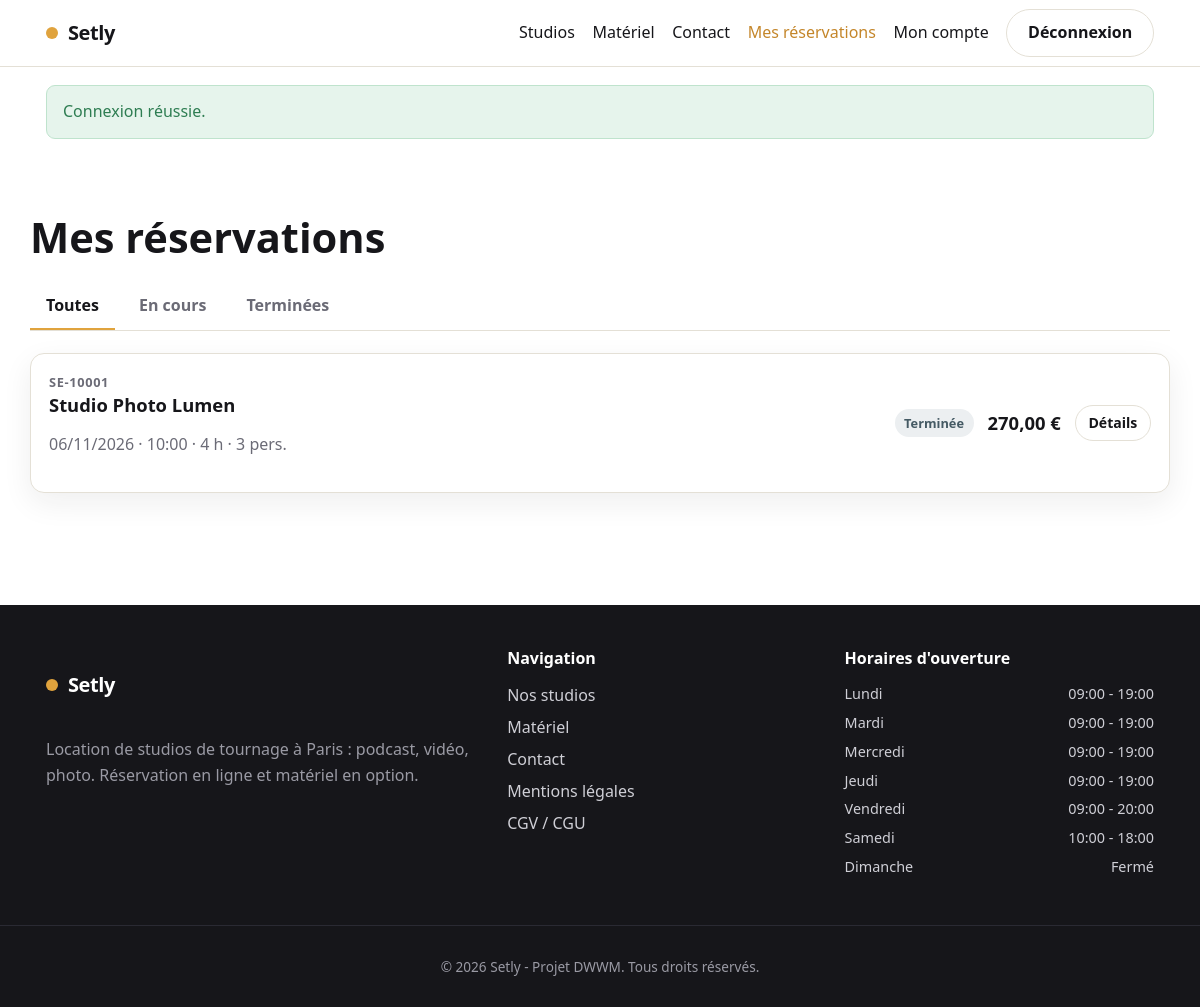
/mes-reservations (signed in), run on the app's committed database.
### tables this page shows
CREATE TABLE reservation (
    id_reservation      INT AUTO_INCREMENT PRIMARY KEY,
    id_utilisateur      INT NOT NULL,
    id_studio           INT NOT NULL,
    reference           VARCHAR(20) NOT NULL UNIQUE,
    date_tournage       DATE NOT NULL,
    heure_debut         TIME NOT NULL,
    duree_heures        INT NOT NULL,
    nb_personnes        INT NOT NULL,
    mode_retrait        VARCHAR(20) NOT NULL DEFAULT 'sur_place',
    livraison_km        INT NOT NULL DEFAULT 0,
    prix_studio_cents   INT NOT NULL,
    reduction_cents     INT NOT NULL DEFAULT 0,
    prix_materiel_cents INT NOT NULL DEFAULT 0,
    livraison_cents     INT NOT NULL DEFAULT 0,
    total_cents         INT NOT NULL,
    statut              VARCHAR(30) NOT NULL DEFAULT 'en_attente',
    date_creation       DATETIME NOT NULL DEFAULT CURRENT_TIMESTAMP,
    CONSTRAINT fk_resa_utilisateur FOREIGN KEY (id_utilisateur) REFERENCES utilisateur(id_utilisateur),
    CONSTRAINT fk_resa_studio      FOREIGN KEY (id_studio)      REFERENCES studio(id_studio),
    CONSTRAINT chk_statut CHECK (statut IN
        ('en_attente','confirmee','en_preparation','en_cours','terminee','annulee','attente_retour_materiel'))
);

CREATE TABLE studio (
    id_studio           INT AUTO_INCREMENT PRIMARY KEY,
    id_type             INT NOT NULL,
    nom                 VARCHAR(120) NOT NULL,
    description         TEXT,
    capacite            INT NOT NULL,
    surface_m2          INT,
    tarif_horaire_cents INT NOT NULL,
    duree_min_heures    INT NOT NULL DEFAULT 2,
    conditions          TEXT,
    actif               TINYINT(1) NOT NULL DEFAULT 1,
    CONSTRAINT fk_studio_type FOREIGN KEY (id_type) REFERENCES type_studio(id_type)
);

CREATE TABLE horaire (
    id_horaire      INT AUTO_INCREMENT PRIMARY KEY,
    jour_semaine    VARCHAR(10) NOT NULL,
    heure_ouverture TIME,
    heure_fermeture TIME,
    ferme           TINYINT(1) NOT NULL DEFAULT 0
);

### src/Controller/Controller.php (called while the page is built, shortened)
<?php
abstract class Controller
{
    protected function view(string $template, array $data = [], string $layout = 'layouts/main'): void
    {
        View::render($template, $data, $layout);
    }
}

### src/Controller/ClientController.php (called while the page is built, shortened)
<?php
final class ClientController extends Controller
{
    public function reservations(Request $request): void
    {
        $filtre = (string) $request->query('filtre', '');
        $this->view('client/reservations', [
            'title'        => 'Mes réservations — Setly',
            'reservations' => Reservation::forClient(Auth::id(), $filtre ?: null),
            'filtre'       => $filtre,
        ]);
    }
}

### public/index.php (called while the page is built, shortened)
<?php
require __DIR__ . '/../src/bootstrap.php';
$routes = require __DIR__ . '/../config/routes.php';
$router = new Router($routes);
$router->dispatch(
    $_SERVER['REQUEST_METHOD'],
    parse_url($_SERVER['REQUEST_URI'], PHP_URL_PATH) ?: '/'
);

### src/bootstrap.php (called while the page is built, shortened)
<?php
spl_autoload_register(static function (string $class): void {
    $prefix  = 'App\\';
    $baseDir = __DIR__ . '/';
    $relative = substr($class, strlen($prefix));
    $file     = $baseDir . str_replace('\\', '/', $relative) . '.php';
});
App\Core\Config::load(require __DIR__ . '/../config/config.php');
require __DIR__ . '/helpers.php';

### src/Core/Config.php (called while the page is built, shortened)
<?php
final class Config
{
    private static array $items = [];
    public static function load(array $items): void
    {
        self::$items = $items;
    }
    public static function get(string $key, mixed $default = null): mixed
    {
        $segments = explode('.', $key);
        $value    = self::$items;
        foreach ($segments as $segment) {
            if (is_array($value) && array_key_exists($segment, $value)) {
                $value = $value[$segment];
            } else {
                return $default;
            }
        }
        return $value;
    }
}

### src/Core/Database.php (called while the page is built, shortened)
<?php
final class Database
{
    private static ?PDO $pdo = null;
    public static function connection(): PDO
    {
        if (self::$pdo instanceof PDO) {
            return self::$pdo;
        }
        $host = Config::get('db.host');
        $port = Config::get('db.port');
        $name = Config::get('db.name');
        $dsn  = "mysql:host={$host};port={$port};dbname={$name};charset=utf8mb4";
        $options = [
            PDO::ATTR_ERRMODE            => PDO::ERRMODE_EXCEPTION,
            PDO::ATTR_DEFAULT_FETCH_MODE => PDO::FETCH_ASSOC,
            PDO::ATTR_EMULATE_PREPARES   => false,
        ];
        $ca = (string) Config::get('db.ssl_ca');
        try {
            self::$pdo = new PDO($dsn, Config::get('db.user'), Config::get('db.pass'), $options);
        } catch (PDOException $e) {
            http_response_code(500);
            exit('Connexion à la base de données impossible.');
        }
        return self::$pdo;
    }
}

### src/Model/Reservation.php (called while the page is built, shortened)
<?php
final class Reservation
{
    public static function forClient(int $idUser, ?string $filtre = null): array
    {
        $sql = "SELECT r.*, s.nom AS studio_nom
                FROM reservation r JOIN studio s ON s.id_studio = r.id_studio
                WHERE r.id_utilisateur = :u";
        $params = [':u' => $idUser];
        $sql .= " ORDER BY r.date_creation DESC";
        $stmt = Database::connection()->prepare($sql);
        $stmt->execute($params);
        return $stmt->fetchAll();
    }
}

### src/Core/Security.php (called while the page is built, shortened)
<?php
final class Security
{
    public static function e(?string $value): string
    {
        return htmlspecialchars((string) $value, ENT_QUOTES, 'UTF-8');
    }
}

### src/helpers.php (called while the page is built, shortened)
<?php
if (!function_exists('e')) {
    function e(?string $value): string
    {
        return Security::e($value);
    }
}
if (!function_exists('price')) {
    function price(int $cents): string
    {
        return TarifService::format($cents);
    }
}

### src/Service/ReservationService.php (called while the page is built, shortened)
<?php
final class ReservationService
{
    public static function statutLabel(string $statut): string
    {
        return self::LABELS[$statut] ?? $statut;
    }
}

### src/Service/TarifService.php (called while the page is built, shortened)
<?php
final class TarifService
{
    public static function format(int $cents): string
    {
        return number_format($cents / 100, 2, ',', ' ') . ' €';
    }
}

### src/Model/Horaire.php (called while the page is built, shortened)
<?php
final class Horaire
{
    public static function all(): array
    {
        $rows = Database::connection()->query("SELECT * FROM horaire")->fetchAll();
        usort($rows, static fn ($a, $b) =>
            array_search($a['jour_semaine'], self::ORDER, true) <=> array_search($b['jour_semaine'], self::ORDER, true)
        );
        return $rows;
    }
}

### views/client/_reservations_list.php (the view, shortened to what this page needs)
<?php if (!$reservations): ?>
    <p class="empty">Aucune réservation pour le moment. <a href="/studios">Réservez un studio</a>.</p>
<?php else: ?>
    <div class="reservation-cards">
        <?php foreach ($reservations as $r): ?>
            <article class="card resa-item">
                <div class="resa-item__main">
                    <p class="resa-item__ref"><?= e($r['reference']) ?></p>
                    <h2><?= e($r['studio_nom']) ?></h2>
                    <p class="muted">
                        <?= e(date('d/m/Y', strtotime($r['date_tournage']))) ?> ·
                        <?= e(substr((string) $r['heure_debut'], 0, 5)) ?> ·
                        <?= (int) $r['duree_heures'] ?> h · <?= (int) $r['nb_personnes'] ?> pers.
                    </p>
                </div>
                <div class="resa-item__side">
                    <span class="status status--<?= e($r['statut']) ?>"><?= e(ReservationService::statutLabel($r['statut'])) ?></span>
                    <p class="price"><?= price((int) $r['total_cents']) ?></p>
                    <a class="btn btn--ghost btn--sm" href="/reservation/<?= (int) $r['id_reservation'] ?>">Détails</a>
                </div>
            </article>
        <?php endforeach; ?>
    </div>
<?php endif; ?>

### src/Core/Router.php (shortened to what this page needs)
<?php
final class Router
{
    public function dispatch(string $method, string $path): void
    {
        $path = rtrim($path, '/') ?: '/';
        foreach ($this->routes as [$routeMethod, $routePath, $handler, $access]) {
            if ($routeMethod !== $method) {
                continue;
            }
            $pattern = $this->toRegex($routePath);
            if (preg_match($pattern, $path, $matches)) {
                $params = array_filter(
                    $matches,
                    static fn ($k) => !is_int($k),
                    ARRAY_FILTER_USE_KEY
                );
                [$class, $action] = explode('@', $handler);
                $controller = new $fqcn();
                $controller->$action(new Request(), ...array_values($params));
                return;
            }
        }
    }
    private function toRegex(string $path): string
    {
        $regex = preg_replace('#\{([a-zA-Z_]+)\}#', '(?P<$1>[^/]+)', $path);
        return '#^' . $regex . '$#';
    }
}

### views/partials/footer.php
<?php use App\Model\Horaire; $horairesFooter = Horaire::all(); ?>
<footer class="site-footer">
    <div class="container site-footer__grid">
        <div>
            <p class="brand brand--light"><span class="brand__dot" aria-hidden="true"></span>Setly</p>
            <p class="muted">Location de studios de tournage à Paris : podcast, vidéo, photo. Réservation en ligne et matériel en option.</p>
        </div>
        <nav aria-label="Liens de pied de page">
            <h2 class="site-footer__title">Navigation</h2>
            <ul class="site-footer__links">
                <li><a href="/studios">Nos studios</a></li>
                <li><a href="/materiel">Matériel</a></li>
                <li><a href="/contact">Contact</a></li>
                <li><a href="/mentions-legales">Mentions légales</a></li>
                <li><a href="/cgv">CGV / CGU</a></li>
            </ul>
        </nav>
        <div>
            <h2 class="site-footer__title">Horaires d'ouverture</h2>
            <ul class="site-footer__hours">
                <?php foreach ($horairesFooter as $h): ?>
                    <li>
                        <span><?= e(ucfirst($h['jour_semaine'])) ?></span>
                        <span><?= (int) $h['ferme'] === 1
                            ? 'Fermé'
                            : e(substr((string) $h['heure_ouverture'], 0, 5)) . ' - ' . e(substr((string) $h['heure_fermeture'], 0, 5)) ?></span>
                    </li>
                <?php endforeach; ?>
            </ul>
        </div>
    </div>
    <div class="site-footer__bottom">
        <p>© <?= date('Y') ?> Setly - Projet DWWM. Tous droits réservés.</p>
    </div>
</footer>

### public/assets/css/style.css (style rules this page uses)
:root { --ink: #16161a; --ink-soft: #3a3a42; --muted: #6b6b76; --line: #e4e0d6; --bg: #ffffff; --bg-soft: #f6f3ec; --gold: #e0a33d; --gold-dark: #c4862a; --danger: #c0392b; --success: #2e7d52; --radius: 14px; --radius-sm: 9px; --shadow: 0 10px 30px rgba(22, 22, 26, 0.07); --maxw: 1140px; --font: "Segoe UI", system-ui, -apple-system, Roboto, Helvetica, Arial, sans-serif; }
* { box-sizing: border-box; }
html { scroll-behavior: smooth; }
body { margin: 0; font-family: var(--font); color: var(--ink); background: var(--bg); line-height: 1.6; -webkit-font-smoothing: antialiased; }
h1, h2, h3, h4 { line-height: 1.2; color: var(--ink); margin: 0 0 .5em; }
h2 { font-size: clamp(1.4rem, 3vw, 1.9rem); }
a { color: var(--ink); text-decoration-color: var(--gold); text-underline-offset: 3px; }
.muted { color: var(--muted); }
.container { width: 100%; max-width: var(--maxw); margin: 0 auto; padding: 0 16px; }
.btn { display: inline-flex; align-items: center; justify-content: center; gap: .4em; font: inherit; font-weight: 600; cursor: pointer; border: 1px solid transparent; border-radius: 999px; padding: .62em 1.3em; text-decoration: none; transition: .15s; white-space: nowrap; }
.btn--ghost { background: transparent; border-color: var(--line); color: var(--ink); }
.btn--sm { padding: .42em .9em; font-size: .88rem; }
.brand { display: inline-flex; align-items: center; gap: .5em; font-weight: 800; font-size: 1.25rem; text-decoration: none; letter-spacing: -.02em; }
.brand__dot { width: 12px; height: 12px; border-radius: 50%; background: var(--gold); display: inline-block; }
.brand--light { color: #fff; }
.card { background: var(--bg); border: 1px solid var(--line); border-radius: var(--radius); box-shadow: var(--shadow); overflow: hidden; }
.price { font-weight: 800; font-size: 1.15rem; margin: 0; }
.reservation-cards { display: grid; gap: 14px; }
.resa-item { display: flex; justify-content: space-between; align-items: center; padding: 18px; gap: 16px; flex-wrap: wrap; }
.resa-item__ref { font-size: .8rem; color: var(--muted); font-weight: 700; letter-spacing: .05em; margin: 0; }
.resa-item h2 { font-size: 1.15rem; margin: .1em 0; }
.resa-item__side { display: flex; align-items: center; gap: 14px; flex-wrap: wrap; }
.status { font-size: .8rem; font-weight: 700; padding: .3em .75em; border-radius: 999px; white-space: nowrap; }
.status--terminee { background: #eceff1; color: #455a64; }
.site-footer { background: var(--ink); color: #cfcfd6; margin-top: 40px; }
.site-footer__grid { display: grid; grid-template-columns: 1.4fr 1fr 1fr; gap: 28px; padding: 44px 16px; }
.site-footer__title { color: #fff; font-size: 1rem; margin-bottom: .7em; }
.site-footer__links, .site-footer__hours { list-style: none; padding: 0; margin: 0; }
.site-footer__links a { color: #cfcfd6; text-decoration: none; line-height: 2; }
.site-footer__hours li { display: flex; justify-content: space-between; padding: .2em 0; font-size: .9rem; }
.site-footer .muted { color: #9a9aa4; }
.site-footer__bottom { border-top: 1px solid #2a2a33; padding: 16px; text-align: center; font-size: .85rem; color: #9a9aa4; }

### data on the page
reservation: reference "SE-10001", id_studio.nom "Studio Photo Lumen", date_tournage "06/11/2026", heure_debut "10:00", duree_heures "4", nb_personnes "3", statut "Terminée", total_cents "270,00 €"
horaire: jour_semaine "Lundi", heure_ouverture "09:00", heure_fermeture "19:00"
horaire: jour_semaine "Mardi", heure_ouverture "09:00", heure_fermeture "19:00"
horaire: jour_semaine "Mercredi", heure_ouverture "09:00", heure_fermeture "19:00"
horaire: jour_semaine "Jeudi", heure_ouverture "09:00", heure_fermeture "19:00"
horaire: jour_semaine "Vendredi", heure_ouverture "09:00", heure_fermeture "20:00"
horaire: jour_semaine "Samedi", heure_ouverture "10:00", heure_fermeture "18:00"
horaire: jour_semaine "Dimanche", ferme "Fermé"

### other printed values
$f['message'] "Connexion réussie."
